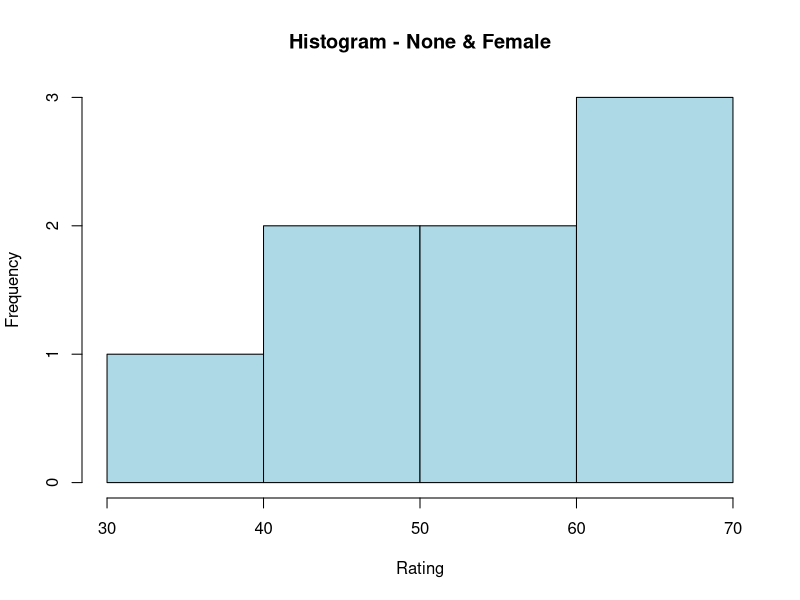
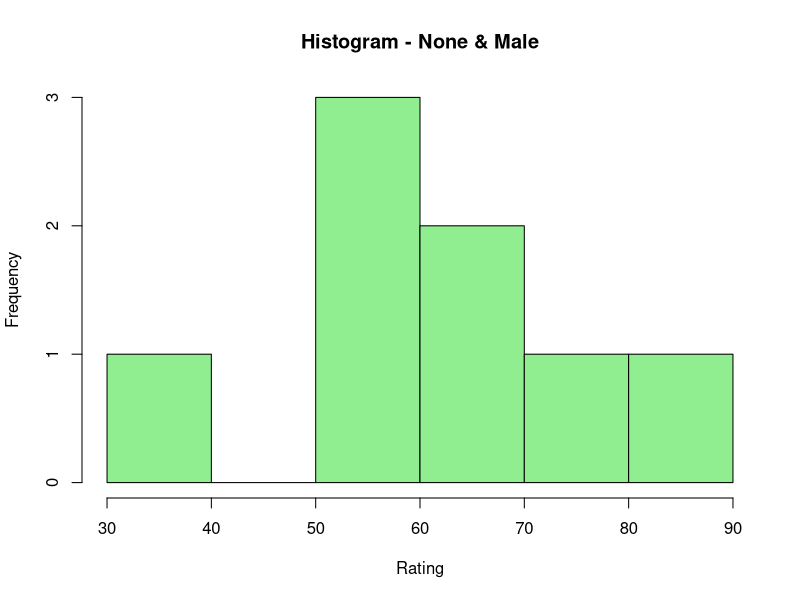
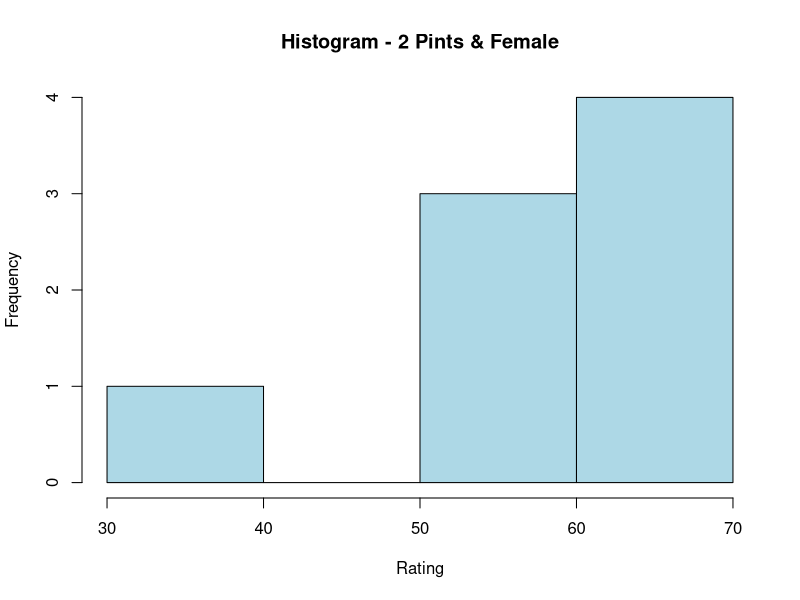
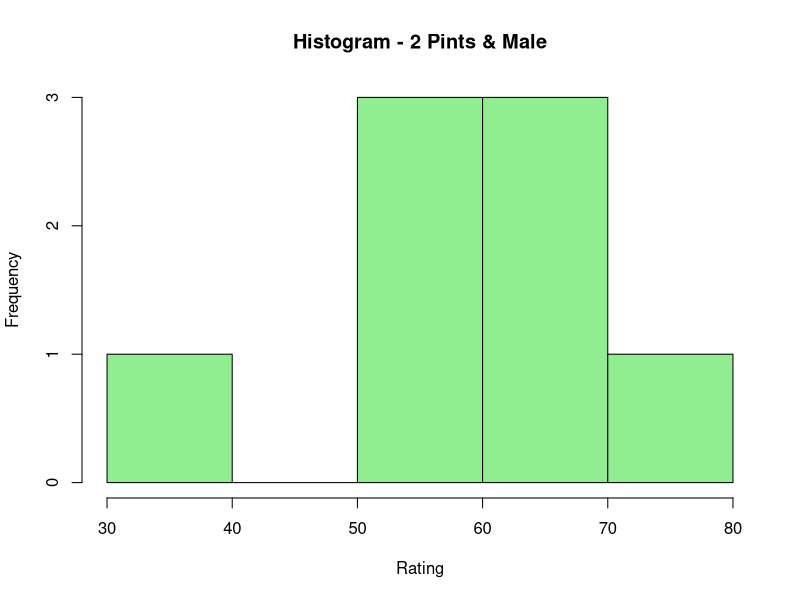
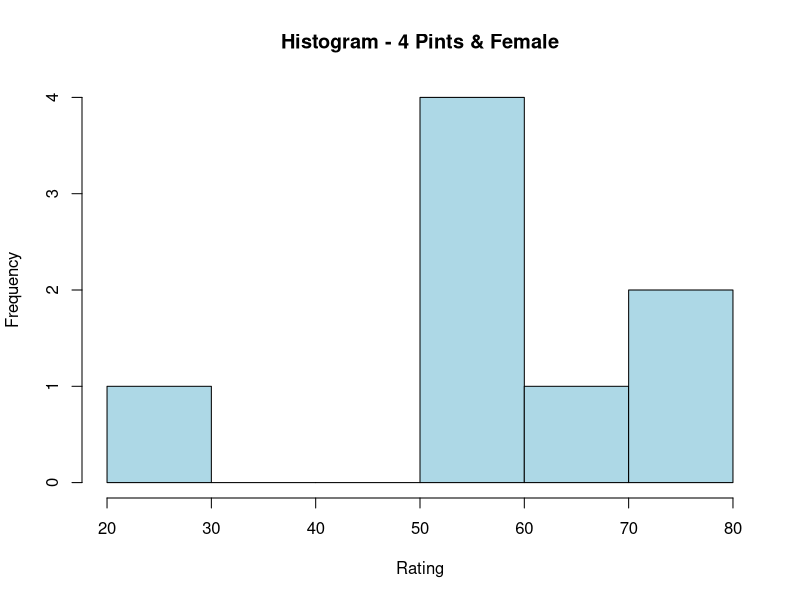
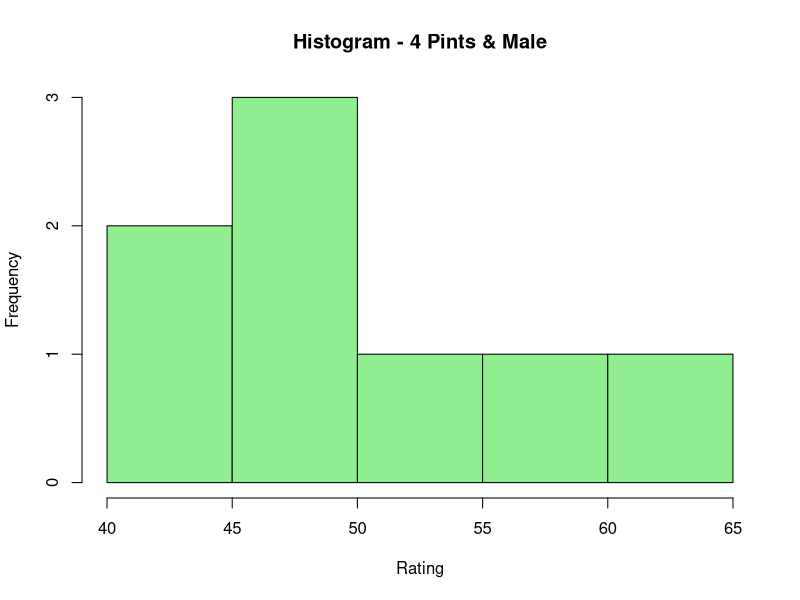
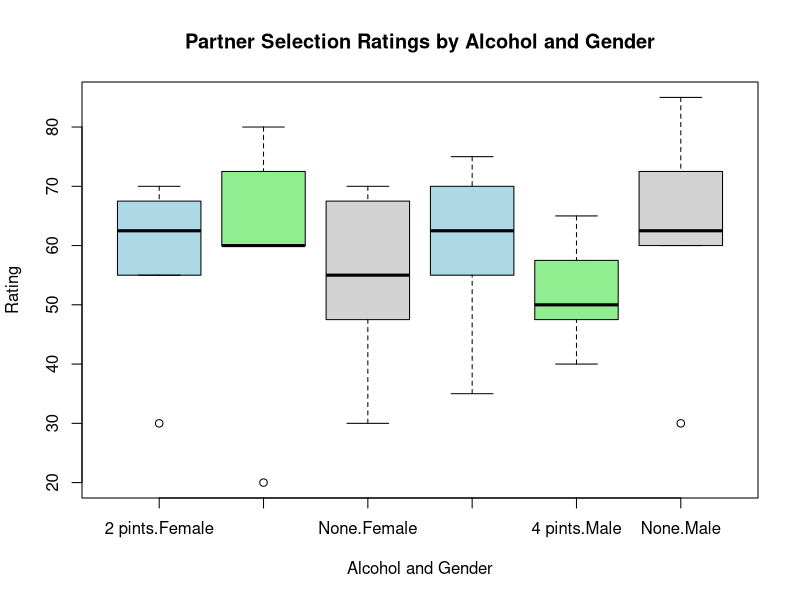
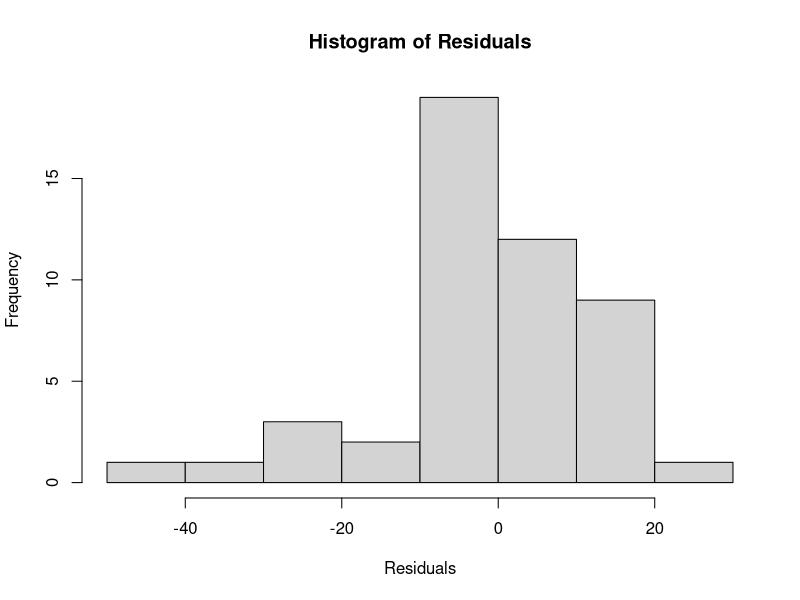

These charts were generated, in order, by the following R code:
#Creating a dataframe.
ratings <- c(65, 50, 70, 45, 55, 30,
             70, 55, 65, 60, 65, 30,
             60, 80, 60, 85, 70, 30,
             60, 65, 70, 65, 55, 55,
             60, 70, 65, 70, 55, 35,
             55, 75, 60, 70, 60, 20,
             60, 75, 60, 80, 50, 45,
             55, 65, 50, 60, 50, 40)

gender <- factor(rep(c("Female", "Male"), each = 8))
alcohol <- factor(rep(c("None", "2 pints", "4 pints"), each = 16))

partner_data <- data.frame(Rating = ratings, Gender = gender, Alcohol = alcohol)

#Visualize the data.
str(partner_data)
head(partner_data)

summary_by_group <- aggregate(Rating ~ Gender + Alcohol, data = partner_data, FUN = mean)
print(summary_by_group)

hist_none_female <- hist(partner_data$Rating[partner_data$Alcohol == "None" & partner_data$Gender == "Female"], 
                         main = "Histogram - None & Female", xlab = "Rating", col = "lightblue", breaks = 5)

hist_none_male <- hist(partner_data$Rating[partner_data$Alcohol == "None" & partner_data$Gender == "Male"], 
                       main = "Histogram - None & Male", xlab = "Rating", col = "lightgreen", breaks = 5)

hist_2pints_female <- hist(partner_data$Rating[partner_data$Alcohol == "2 pints" & partner_data$Gender == "Female"], 
                           main = "Histogram - 2 Pints & Female", xlab = "Rating", col = "lightblue", breaks = 5)

hist_2pints_male <- hist(partner_data$Rating[partner_data$Alcohol == "2 pints" & partner_data$Gender == "Male"], 
                         main = "Histogram - 2 Pints & Male", xlab = "Rating", col = "lightgreen", breaks = 5)

hist_4pints_female <- hist(partner_data$Rating[partner_data$Alcohol == "4 pints" & partner_data$Gender == "Female"], 
                           main = "Histogram - 4 Pints & Female", xlab = "Rating", col = "lightblue", breaks = 5)

hist_4pints_male <- hist(partner_data$Rating[partner_data$Alcohol == "4 pints" & partner_data$Gender == "Male"], 
                         main = "Histogram - 4 Pints & Male", xlab = "Rating", col = "lightgreen", breaks = 5)

boxplot_ratings <- boxplot(Rating ~ Alcohol * Gender, data = partner_data,
                           main = "Partner Selection Ratings by Alcohol and Gender",
                           xlab = "Alcohol and Gender", ylab = "Rating",
                           col = c("lightblue", "lightgreen", "lightgrey"))

#Anova test.
anova_result <- aov(Rating ~ Gender * Alcohol, data = partner_data)
summary(anova_result)

#Checking the residuals if normal.
hist_residuals <- hist(residuals(anova_result), main = "Histogram of Residuals", xlab = "Residuals")
qqnorm(residuals(anova_result))
qqline(residuals(anova_result))

#Checking the variances with 2 tests to compare
library(car)
levene_test <- leveneTest(Rating ~ Gender * Alcohol, data = partner_data)
print(levene_test)

bartlett_test <- bartlett.test(Rating ~ interaction(Gender, Alcohol), data = partner_data)
print(bartlett_test)

